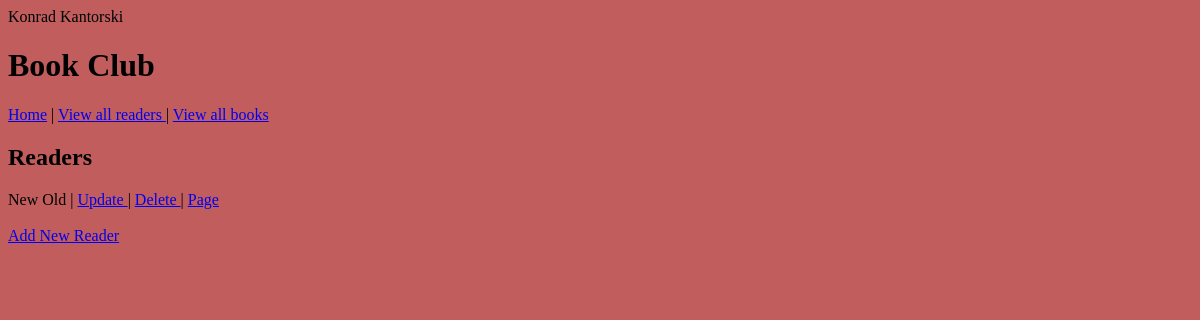
/view-readers, run on an earlier commit of the app's database.
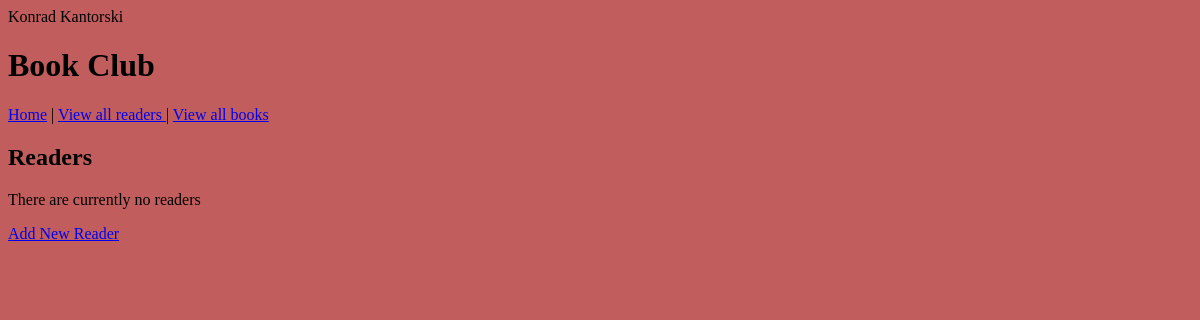
And on a later commit of the database.
### application/models.py (models this page shows)
class Reader(db.Model):
    rid = db.Column(db.Integer, primary_key=True)
    forename = db.Column(db.String(30), nullable=False)
    surname = db.Column(db.String(30), nullable=False)
    books = db.relationship('Book', backref='reader')
    def __str__(self):
        return f"{self.forename} {self.surname} "

### application/routes.py (the view)
@app.route('/view-readers')
def view_all_readers():
    readers = Reader.query.order_by(Reader.forename).all()
    return render_template('view_all_readers.html', readers=list(readers))

### application/templates/view_all_readers.html
{% extends 'layout.html' %}
{% block body %}
        <h2>Readers</h2>
        {% if not readers %}
        <p>There are currently no readers</p>
        {% else %}
        {% for reader in readers %}
        {{ reader.__str__() }}  | <a href="{{ url_for('update_reader', id=reader.rid) }}"> Update </a> | <a href="{{ url_for('delete_reader', id=reader.rid) }}"> Delete </a> | <a href="{{ url_for('get_reader_by_id', id=reader.rid) }}">Page</a><br>
        <br>
        {% endfor %}
        {% endif %}
        <a href="{{ url_for('create_reader') }}"> Add New Reader </a>
{% endblock body %}

### application/templates/layout.html (shortened to what this page needs)
<html>
    <head>
    </head>
    <body style="background-color:rgb(193, 93, 93); font-family:calibri;">
        <h1>Book Club</h1>
        <a href="{{ url_for('index') }}">Home</a> | <a href="{{ url_for('view_all_readers') }}">View all readers </a>| <a href="{{ url_for('view_all_books') }}">View all books </a>
        {% block body %}
        {% endblock body %}
    </body>
</html>

What changed in the data, as far as the page shows it:
removed Reader: __str__ "New Old"
Also different on the page:
text now shown: "There are currently no readers"
